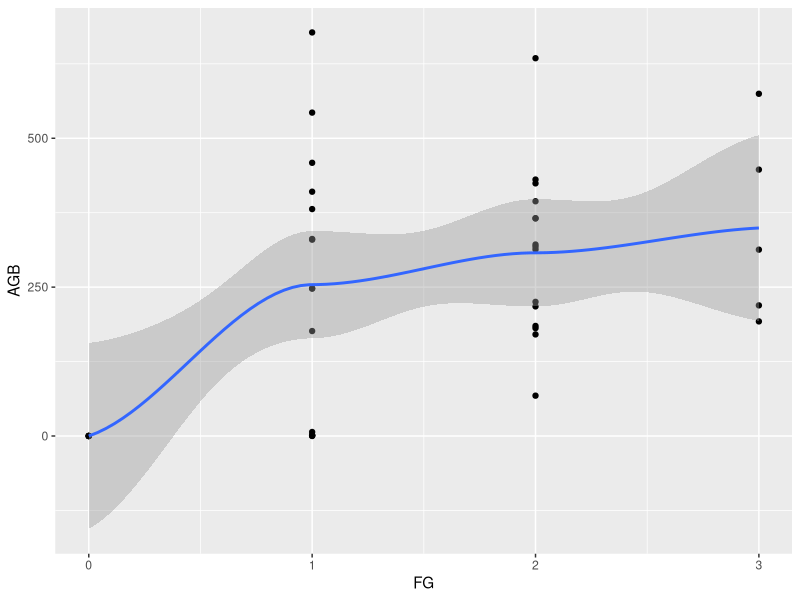
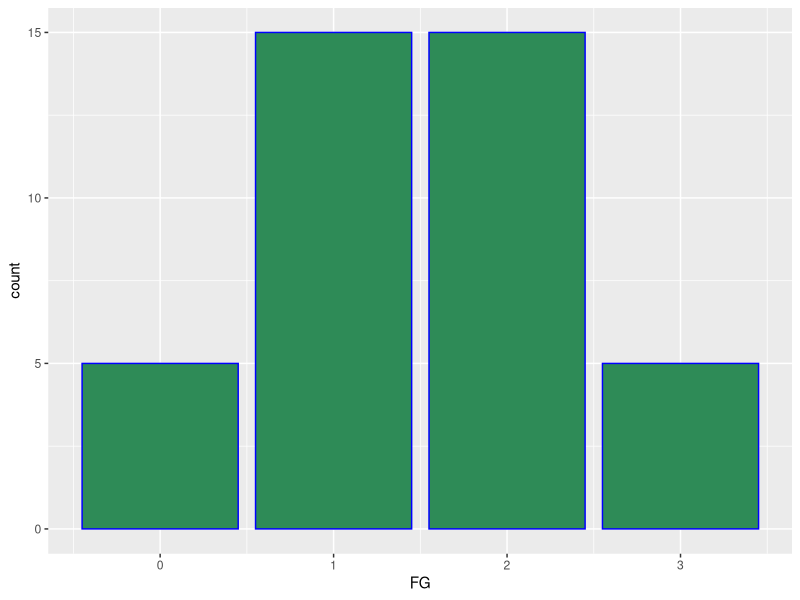
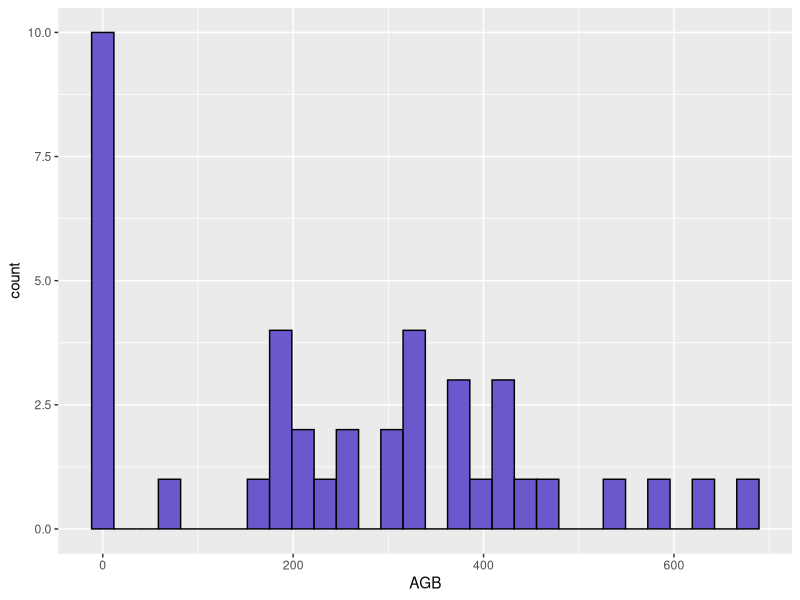
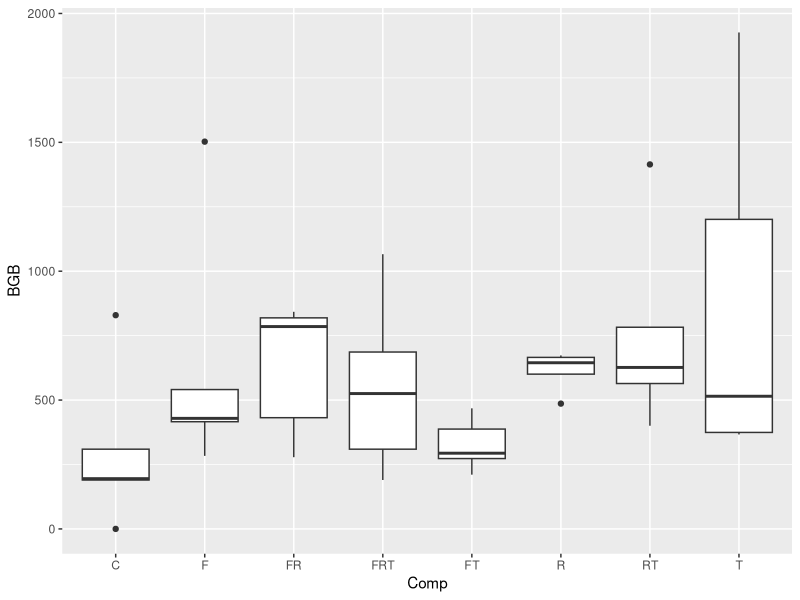
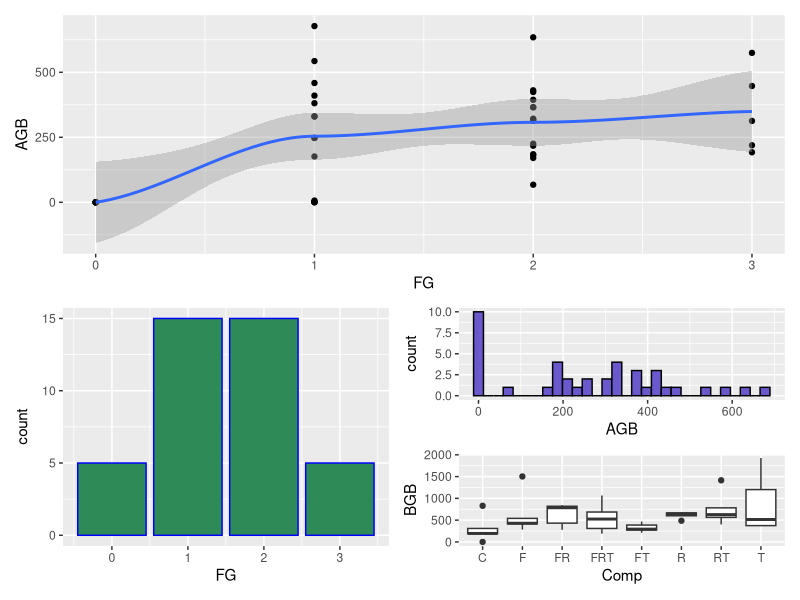
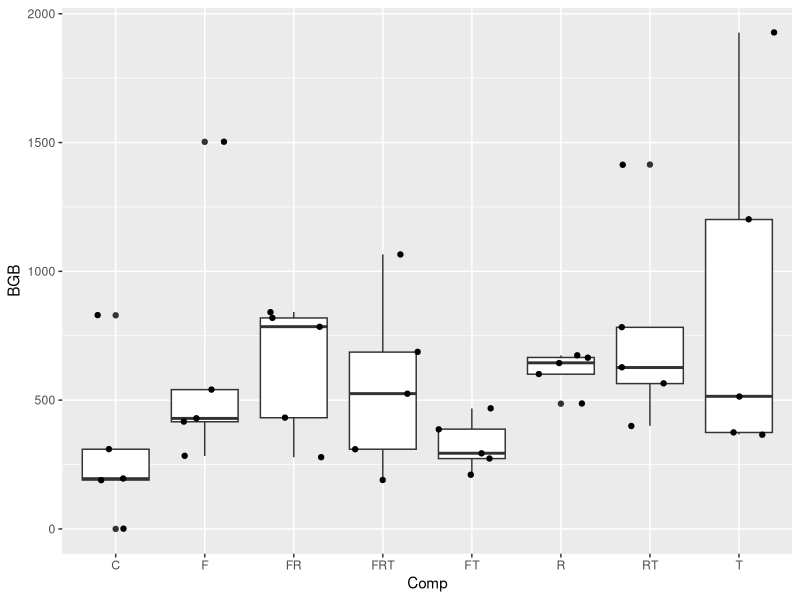
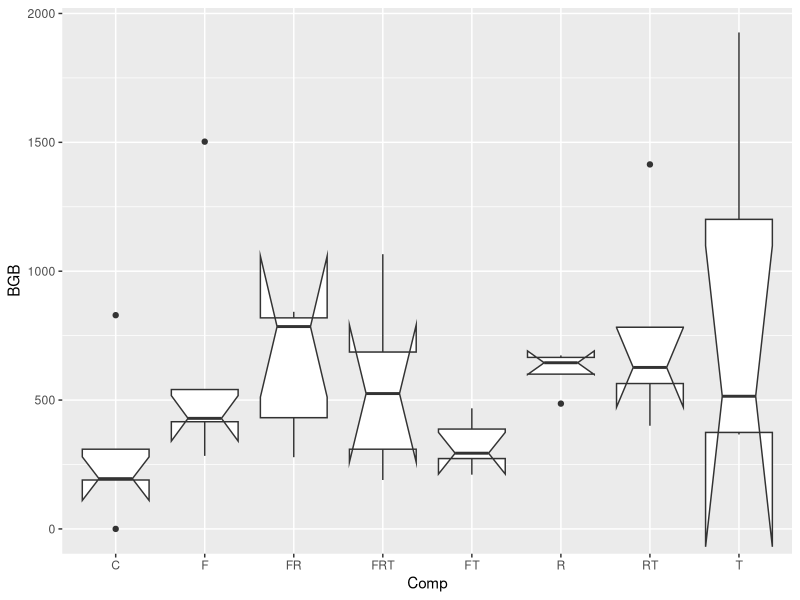
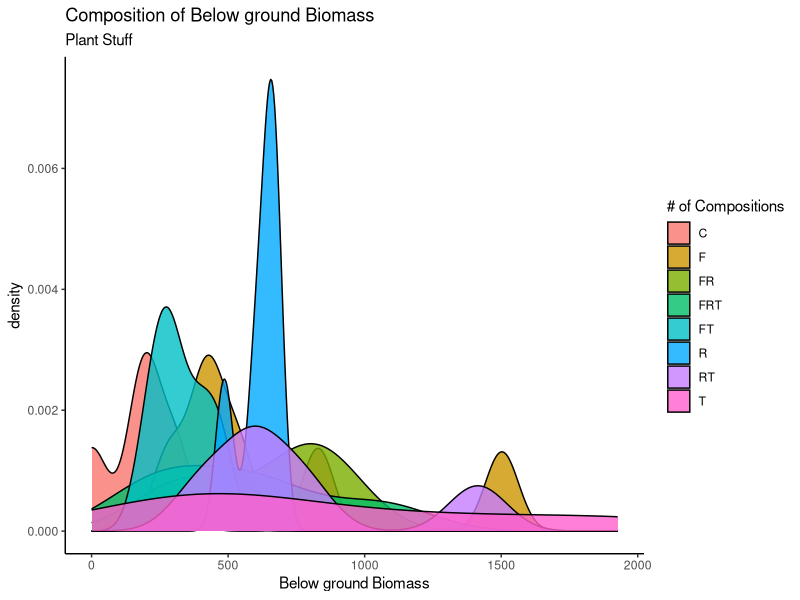

The R source for these figures, in order:
## ---- chunk 1
library(ggplot2)
library(ggthemes)
library(patchwork)
library(TeachingDemos)
char2seed("Lavender")
d <- read.csv("hw12data.csv")
head(d)
str(d)

# First Graph
g1 <- ggplot(data=d, mapping=aes(x=FG,y=AGB)) +
  geom_point() +
  geom_smooth()
print(g1)
# Second Graph
g2 <- ggplot(data=d,
             mapping=aes(x=FG,fill=I("seagreen"),color=I("blue"))) +
  geom_bar(stat="count") +
  theme(legend.position = "none")
print(g2)
# Third Graph
g3 <- ggplot(data=d,
             mapping=aes(x=AGB,fill=I("slateblue3"),color=I("black"))) + geom_histogram()
print(g3)
# Fourth Graph
g4 <- ggplot(data=d,
             mapping=aes(x=Comp,y=BGB,fill=BGB)) + geom_boxplot() + theme(legend.position="none")
g4


g1 + {
  g2 + {
    g3 + 
      g4 +
      plot_layout(ncol=1)
  }
} +
  plot_layout(ncol=1)

## ---- chunk 2

g5 <- ggplot(data=d,
             mapping=aes(x=Comp,y=BGB,fill=BGB)) + geom_boxplot() + geom_jitter() + theme(legend.position="none")
g5

g6 <- ggplot(data=d,
             mapping=aes(x=Comp,y=BGB,fill=BGB)) + geom_boxplot(notch= TRUE) + theme(legend.position="none")
g6



theme_set(theme_classic())

g7 <- ggplot(d, aes(BGB))
g7 <- g7 + geom_density(aes(fill=factor(Comp)), alpha=0.8) + 
    labs(title="Composition of Below ground Biomass", 
         subtitle="Plant Stuff",
         x="Below ground Biomass",
         fill="# of Compositions")
g7
